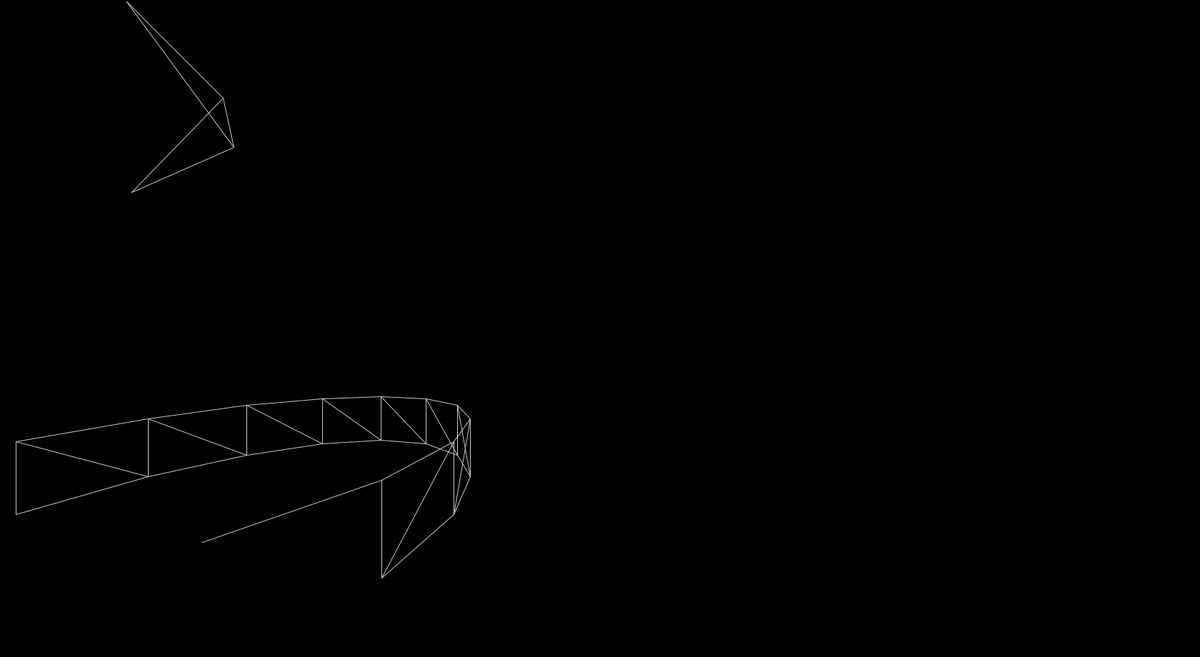
Frame 1 (no input)
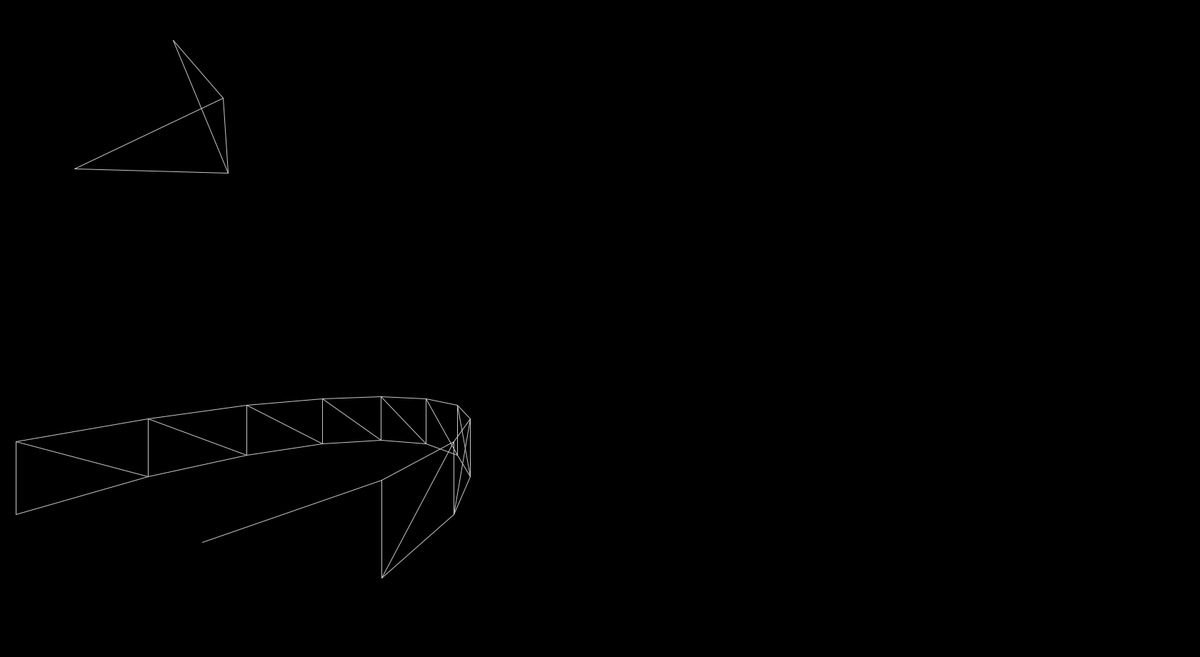
Frame 60 (the mouse pressed at the canvas centre just before this capture)
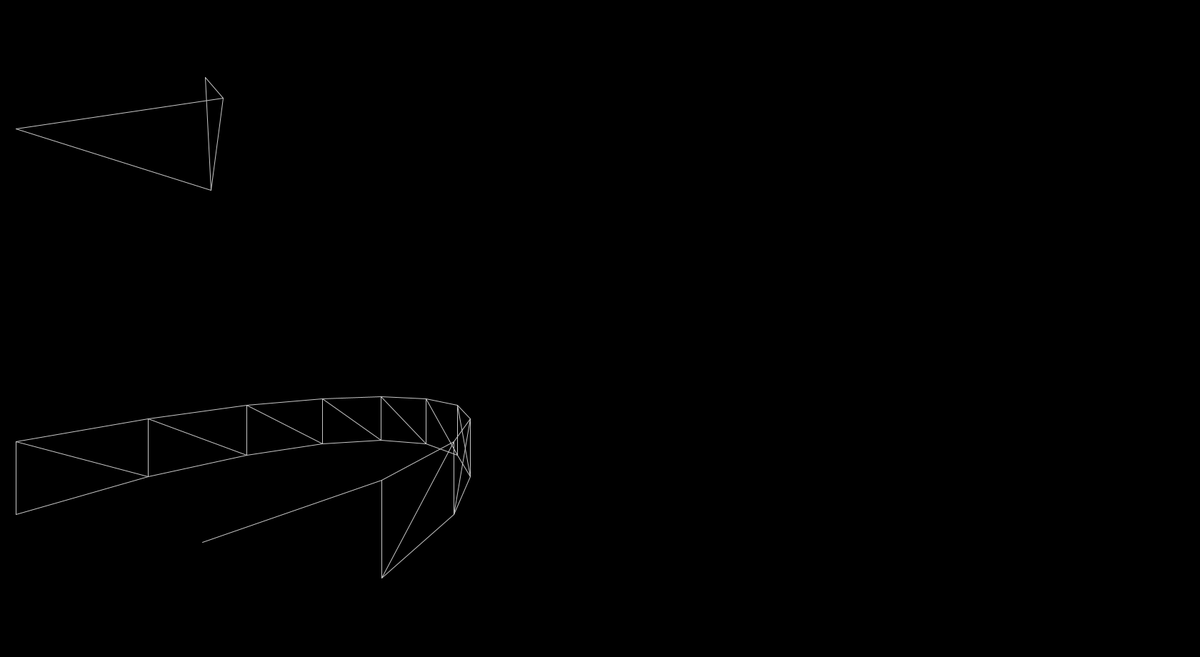
Frame 120 (the mouse held since frame 60 and released just before this capture)

The Processing sketch that drew these frames (run headless with seeded random() and noise(); from frame 60 on, the mouse is pressed at the canvas centre):

// Processing sketch: sketch_3D_objects
// ── sketch_3D_objects.pde


boolean[] keys = new boolean[127];
float time = 0;
float oldtime = 0;
float halfsecond = 0;

// Dice
float[] positionDice = {450.0, 150.0, 350.0};
float[] orientation = {1.0, 0.0, 0.0};
float[] orientation2 = {0.0, 1.0, 0.0};
float sideLength = 70.0;
int[][] linesDice = {{0, 6}, {0, 2}, {0, 5}, {7, 5}, {7, 2}, {7, 1}, {4, 6}, {4, 2}, {4, 1}, {3, 6}, {3, 1}, {3, 5}};

//Pyramid
float[] positionPyramid = {0.0, 499.0, 500.0};
//float[] orientation1 = {-1.0, 0.0, 0.0};
//float[] orientation2 = {1.0, 0.0, 0.0};
float toplength = 48; 
float sidelength = 100;
int[][] lines = {{1, 3}, {1, 0}, {1, 4}, {4, 0}, {3, 0}, {2, 4}, {2, 3}, {2, 0}};

float[] initialOrientation = {1.0, 0.0, 0.0};
float[] initialOrientation2 = {0.0, 1.0, 0.0};

float mouseXold = mouseX;
float mouseYold = mouseY;

float[] x = {1.0, 0.0, 0.0};
float[] y = {0.0, 1.0, 0.0};
float[] z = {0.0, 0.0, 1.0};

float fx = 200.0;
float fy = 200.0;
float cx = 0.0;
float cy = 0.0;
float s = 0.0;
float near = 2;
float far = 1000;
float aspect = 1280/720;

float[][] projectionMatrix = {{fx, s, cx}, {0.0, fy, cy}, {0.0, 0.0, 1.0}};
float[][] projectionMatrix2 = {{1/(aspect*tan(fx/2)), 0, 0, 0}, {0.0, 1/tan(fy/2), 0, 0}, {0.0, 0.0, (near+far)/(near-far), 2*near*far/(near-far)}, {0.0, 0.0, -1.0, 0}};
float[] cameraPosition = {500.0, 150.0, 255.0};
float[] cameraViewDirection = {0.0, 1.0, 0.0};
float[] cameraOrientation = {0.0, 0.0, -1.0};
//float[] cameraOrientation2 = crossProduct(cameraViewDirection, cameraOrientation);
float[] cameraOrientation2 = crossProduct(cameraOrientation, cameraViewDirection);
float[][] viewMatrix = {{cameraOrientation2[0], cameraOrientation2[1], cameraOrientation2[2]}, {cameraOrientation[0], cameraOrientation[1], cameraOrientation[2]}, {cameraViewDirection[0], cameraViewDirection[1], cameraViewDirection[2]} };

/*  0 - orthogonal projection
    1 - oblique parallell projection
    
    3 - Perspective projection
*/
int chooseProjection = 3;

float alpha = 3.1415926535 / 3;
float phi = 3.1415926535 / 2;
float speed = 5;  
float[] quaternion = {1, 0, 0, 0};
float[] quaternionDot = {1, 0, 0, 0};
float timestep = 0.02;

float step = 0.01;
float[] gravity = {0, 0, -2.0};

float mass = 1;
float rotorDistance = 1;
float[][] inertiaMatrix = {{1, 0, 0}, {0, 1, 0}, {0, 0, 1}}; 
float[] position = {0, 200, 20};
float[] velocity = {0, 0, 0};
float[] q = {1, 0, 0, 0};
float[] omega = {0, 0, 0};


float thrust1 = 0.0;
float thrust2 = 0.0;
float thrust3 = 0.0;
float thrust4 = 0.0;

boolean drawT1 = false;
boolean drawT2 = false;
boolean drawT3 = false;
boolean drawT4 = false;

float[] acceleration(){
  float[] acc = gravity;
  acc = vector3Addition(acc, rotateQ(q, new float[] {0, 0, (thrust1 + thrust2 + thrust3 + thrust4)/mass}));
  return acc;
}

float[] angularAcceleration(){
  float[] acc = {0.0, 0.0, 0.0};
  //float[] inputTorque = {rotorDistance*thrust2 - rotorDistance*thrust4, rotorDistance*thrust3 - rotorDistance*thrust1, thrust1 + thrust3 - thrust2 - thrust4};
  float[] inputTorque = {rotorDistance*thrust2 - rotorDistance*thrust4, rotorDistance*thrust3 - rotorDistance*thrust1, 0};
  //float[] inputTorque = {rotorDistance*thrust2 - rotorDistance*thrust4, rotorDistance*thrust3 - rotorDistance*thrust1, rotorDistance*thrust2 - rotorDistance*thrust4 + rotorDistance*thrust3 - rotorDistance*thrust1};
  acc = matrix3Vector3Product(invertMatrix3(inertiaMatrix), vector3Addition(inputTorque, scalar3Mult(-1, matrix3Vector3Product(matrix3Product(crossProductMatrix(omega), inertiaMatrix), omega))));
  //acc = matrix3Vector3Product(invertMatrix3(inertiaMatrix), vector3Addition(inputTorque, scalar3Mult(-1, matrix3Vector3Product(crossProductMatrix(omega), matrix3Vector3Product(inertiaMatrix, omega)))));
  //acc = matrix3Vector3Product(invertMatrix3(inertiaMatrix), vector3Addition(inputTorque, scalar3Mult(-0.5, omega)));
  return acc;
}

void setup () { 
  size(1680,920);
  background(255);
  println(q[0] + " : " + q[1] + " : " + q[2] + " : " + q[3]);
}

void draw (){
  //fill()
  background(0);
  stroke(200);
  
  oldtime = time;
  time = millis();
  halfsecond += time - oldtime;
  if(halfsecond > 500){/*
    float[] temp = rotateQ(q, new float[] {0, 0, 1});
    temp = normalize3(temp);
    println(q[0] + " : " + q[1] + " : " + q[2] + " : " + q[3]);
    println(temp[0] + " : " + temp[1] + " : " + temp[2]);*/
    println(cameraViewDirection[0] + " : " + cameraViewDirection[1] + " : " + cameraViewDirection[2]);
    halfsecond = 0;
  }
  
  handleKeys();
  
  //------------------------------------------------------------------------------------------
  //quad simulation part
  velocity = vector3Addition(velocity, scalar3Mult(step, acceleration()));
  position = vector3Addition(position, scalar3Mult(step, velocity));
  
  omega = vector3Addition(omega, scalar3Mult(step, angularAcceleration()));
  
  
  q = vector4Addition(q, scalar4Mult(0.5*timestep, quaternionProduct(q, new float[] {0, omega[0], omega[1], omega[2]})));
  q = normalize4(q);
  /*
  q = normalize4(quaternionProduct(q, makeQuaternion(step * length3(omega), normalize3(omega))));*/
  
  //quad simulation part end
  //------------------------------------------------------------------------------------------
  
  
  //method 1: q(k) = q(k-1) + h * q' ; does work
  quaternionDot = quaternionProduct(quaternion, new float[] {0, x[0], x[1], x[2]});
  quaternion = vector4Addition(quaternion, scalar4Mult(0.5*timestep, quaternionDot));
  quaternion = normalize4(quaternion);
  
  /*
  //method 2 (my method): q(k) = 
  quaternionDot = makeQuaternion(timestep * length3(x), normalize3(x));
  quaternion = normalize4(quaternionProduct(quaternion, quaternionDot));*/
  
  
  
  orientation = rotateQ(quaternion, initialOrientation);
  orientation2 = rotateQ(quaternion, initialOrientation2);
  
  printDice(orientation, orientation2, positionDice, sideLength, linesDice);
  printPyramid(orientation, orientation2, positionPyramid, sidelength, lines);
  printCylinder(new float[] {0.0,0.0,0.0});
  printCoordinateSystem();
  printQuadrotor(position, q);
}
 
void printDice(float[] orientation, float[] orientation2, float[] position, float sideLength, int[][] lines){ //position, orientation, sidelength
  float[][] vertices = {{0.0,0.0,0.0},{0.0,0.0,0.0},{0.0,0.0,0.0},{0.0,0.0,0.0},{0.0,0.0,0.0},{0.0,0.0,0.0},{0.0,0.0,0.0},{0.0,0.0,0.0}};
  //float[] helpvector = normalizee(rotatee(0.6154797087, crossProduct(position, orientation), orientation));
  float[] helpvector = normalize3(rotatee(0.9553166181, orientation2, orientation));
  
  vertices[0] = vector3Addition(position, scalar3Mult(sideLength, helpvector));
  vertices[1] = vector3Addition(position, scalar3Mult(-1.0 * sideLength, helpvector));
  
  helpvector = rotatee(1.570796327, orientation, helpvector);
  
  vertices[2] = vector3Addition(position, scalar3Mult(sideLength, helpvector));
  vertices[3] = vector3Addition(position, scalar3Mult(-1.0 * sideLength, helpvector));
  
  helpvector = rotatee(1.570796327, orientation, helpvector);
  
  vertices[4] = vector3Addition(position, scalar3Mult(sideLength, helpvector));
  vertices[5] = vector3Addition(position, scalar3Mult(-1.0 * sideLength, helpvector));
  
  helpvector = rotatee(1.570796327, orientation, helpvector);
  
  vertices[6] = vector3Addition(position, scalar3Mult(sideLength, helpvector));
  vertices[7] = vector3Addition(position, scalar3Mult(-1.0 * sideLength, helpvector));
  
  
  
  
  switch(chooseProjection){
    
  case 0:
      orthoProjection(vertices, 8, lines, 12);
    break;
  case 1:
    for (int i = 0; i < 8; ++i) {
      vertices[i] = matrix3Vector3Product(viewMatrix, vector3Addition(vertices[i], scalar3Mult(-1.0, cameraPosition)));
      vertices[i][0] = vertices[i][0] - vertices[i][2] * cos(phi) / tan(alpha);
      vertices[i][1] = vertices[i][1] - vertices[i][2] * sin(phi) / tan(alpha);
    }
    for (int i = 0; i < 12; ++i) {
      line(width/2 + vertices[lines[i][0]][0], height/2 + vertices[lines[i][0]][1], width/2 + vertices[lines[i][1]][0], height/2 + vertices[lines[i][1]][1]);
    }
    break;
  case 2:
    break;
    
  case 3:
    perspectiveProjection(vertices, 8, lines, 12);
    break;
  case 4:
    break;
  }
} 

void printPyramid(float[] orientation, float[] orientation2, float[] position, float sideLength, int[][] lines){
  float[][] vertices = {{0.0,0.0,0.0},{0.0,0.0,0.0},{0.0,0.0,0.0},{0.0,0.0,0.0},{0.0,0.0,0.0}};
  
  vertices[0] = vector3Addition(position, scalar3Mult(sideLength, orientation));
  vertices[1] = vector3Addition(position, scalar3Mult(sideLength, orientation2));
  vertices[2] = vector3Addition(position, scalar3Mult(-1.0 * sideLength, orientation2));
  
  orientation2 = rotatee(1.570796327, orientation, orientation2);
  
  vertices[3] = vector3Addition(position, scalar3Mult(sideLength, orientation2));
  vertices[4] = vector3Addition(position, scalar3Mult(-1.0 * sideLength, orientation2));
  
  
  switch(chooseProjection){
    
  case 0:
    orthoProjection(vertices, 5, lines, 8);
    break;
  case 1:
    for (int i = 0; i < 5; ++i) {
      vertices[i] = matrix3Vector3Product(viewMatrix, vector3Addition(vertices[i], scalar3Mult(-1.0, cameraPosition)));
      vertices[i][0] = vertices[i][0] - vertices[i][2] * cos(phi) / tan(alpha);
      vertices[i][1] = vertices[i][1] - vertices[i][2] * sin(phi) / tan(alpha);
    }
    for (int i = 0; i < 8; ++i) {
      if (vertices[lines[i][0]][2]>0 && vertices[lines[i][1]][2] > 0) {
        line(width/2 + vertices[lines[i][0]][0], height/2 + vertices[lines[i][0]][1], width/2 + vertices[lines[i][1]][0], height/2 + vertices[lines[i][1]][1]);
      }
    }
    break;
  case 2:
    break;
    
  case 3:
    perspectiveProjection(vertices, 5, lines, 8);
    break;
  case 4:
    break;
  }
}

void printCylinder(float[] position){
  float[][] vertices = {{0,0,0},{0,0,0},{0,0,0},{0,0,0},{0,0,0},{0,0,0},{0,0,0},{0,0,0},{0,0,0},{0,0,0},{0,0,0},{0,0,0},{0,0,0},{0,0,0},{0,0,0},{0,0,0},
                        {0,0,0},{0,0,0},{0,0,0},{0,0,0},{0,0,0},{0,0,0},{0,0,0},{0,0,0},{0,0,0},{0,0,0},{0,0,0},{0,0,0},{0,0,0},{0,0,0},{0,0,0},{0,0,0} };
  int[][] linesCy = {{ 0, 1},{ 1, 2},{ 2, 3},{ 3, 4},{ 4, 5},{ 5, 6},{ 6, 7},{ 7, 8},{ 8, 9},{ 9,10},{10,11},{11,12},{12,13},{13,14},{14,15},{15, 0},
                     {16,17},{17,18},{18,19},{19,20},{20,21},{21,22},{22,23},{23,24},{24,25},{25,26},{26,27},{27,28},{28,29},{29,30},{30,31},{31,16},
                     {16, 1},{17, 2},{18, 3},{19, 4},{20, 5},{21, 6},{22, 7},{23, 8},{24, 9},{25,10},{26,11},{27,12},{28,13},{29,14},{30,15},{31, 0},
                     {16, 0},{17, 1},{18, 2},{19, 3},{20, 4},{21, 5},{22, 6},{23, 7},{24, 8},{25, 9},{26,10},{27,11},{28,12},{29,13},{30,14},{31,15} };
                     
  for (int i = 0; i < 32; i++) {
    vertices[i][0] = 300*sin(2*3.1415926535*i/16);
    vertices[i][1] = 600 + 300*cos(2*3.1415926535*i/16);
    if (i < 16) {
      vertices[i][2] = 0;
    }else{
      vertices[i][2] = 100;
    }
  }
  
  switch(chooseProjection){
  case 0:
    orthoProjection(vertices, 32, linesCy, 64);
    break;
  case 1:
    for (int i = 0; i < 32; i++) {
      vertices[i] = matrix3Vector3Product(viewMatrix, vector3Addition(vertices[i], scalar3Mult(-1.0, cameraPosition)));
      vertices[i][0] = vertices[i][0] - vertices[i][2] * cos(phi) / tan(alpha);
      vertices[i][1] = vertices[i][1] - vertices[i][2] * sin(phi) / tan(alpha);
    }
    for (int i = 0; i < 64; i++) {
      if (vertices[linesCy[i][0]][2] > 0 && vertices[linesCy[i][1]][2] > 0) {
        line(width/2 + vertices[linesCy[i][0]][0], height/2 + vertices[linesCy[i][0]][1], width/2 + vertices[linesCy[i][1]][0], height/2 + vertices[linesCy[i][1]][1]);
      }
    }
    break;
  case 2:
    
    break;
  case 3:
    perspectiveProjection(vertices, 32, linesCy, 64);
    break;
  case 4:
    break;
  }
}

void printCoordinateSystem(){
  float[][] vertices = {{0, 0, 0}, {100, 0, 0}, {0, 100, 0}, {0, 0, 100}, };
  int[][] lines = {{0,1},{0,2},{0,3}};
  float[][] colorBuffer = {{255, 0, 0}, {0, 255, 0}, {0, 0, 255}};
  stroke(255,0,0);
  
  switch(chooseProjection){
  case 0:
    orthoProjection(vertices, 4, lines, 3);
    break;
  case 1:
    for (int i = 0; i < 3; i++) {
      vertices[i] = matrix3Vector3Product(viewMatrix, vector3Addition(vertices[i], scalar3Mult(-1.0, cameraPosition)));
      vertices[i][0] = vertices[i][0] - vertices[i][2] * cos(phi) / tan(alpha);
      vertices[i][1] = vertices[i][1] - vertices[i][2] * sin(phi) / tan(alpha);
    }
    for (int i = 0; i < 3; i++) {
      if (vertices[lines[i][0]][2] > 0 && vertices[lines[i][1]][2] > 0) {
        line(width/2 + vertices[lines[i][0]][0], height/2 + vertices[lines[i][0]][1], width/2 + vertices[lines[i][1]][0], height/2 + vertices[lines[i][1]][1]);
      }
    }
    break;
  case 2:
    
    break;
  case 3:
    //perspectiveProjection(vertices, 4, lines, 3);
    perspectiveProjectionWithColor(vertices, 4, lines, 3, colorBuffer);
    break;
  case 4:
    break;
   }
   stroke(0);
}

void printQuadrotor(float[] position, float[] quatern){
  float[][] vertices = {{0, 0, 0}, {100, 0, 0}, {0, 100, 0}, {-100, 0, 0}, {0, -100, 0}, {0, 0, 50}, {15*omega[0], 15*omega[1], 15*omega[2]}};
  int[][] lines = {{0,1},{0,2},{0,3},{0,4},{0,5},{0,6}};
  float[][] colorBuffer = {{255, 0, 0}, {255, 255, 255}, {255, 255, 255}, {255, 255, 255}, {0, 255, 0}, {0, 255, 255}};
  
  for (int i = 0; i < 7; i++) {
    vertices[i] = rotateQ(quatern, vertices[i]);
    vertices[i] = vector3Addition(position, vertices[i]);
  }
  
  float[][] t1 = {{100, 0, 0}, {100, 0, 20}};
  int[][] t1l = {{0, 1}};
  float[][] t2 = {{0, 100, 0}, {0, 100, 20}};
  int[][] t2l = {{0, 1}};
  float[][] t3 = {{-100, 0, 0}, {-100, 0, 20}};
  int[][] t3l = {{0, 1}};
  float[][] t4 = {{0, -100, 0}, {0, -100, 20}};
  int[][] t4l = {{0, 1}};
  
  t1[0] = rotateQ(quatern, t1[0]); t1[1] = rotateQ(quatern, t1[1]);
  t2[0] = rotateQ(quatern, t2[0]); t2[1] = rotateQ(quatern, t2[1]);
  t3[0] = rotateQ(quatern, t3[0]); t3[1] = rotateQ(quatern, t3[1]);
  t4[0] = rotateQ(quatern, t4[0]); t4[1] = rotateQ(quatern, t4[1]);
  
  t1[0] = vector3Addition(position, t1[0]); t1[1] = vector3Addition(position, t1[1]);
  t2[0] = vector3Addition(position, t2[0]); t2[1] = vector3Addition(position, t2[1]);
  t3[0] = vector3Addition(position, t3[0]); t3[1] = vector3Addition(position, t3[1]);
  t4[0] = vector3Addition(position, t4[0]); t4[1] = vector3Addition(position, t4[1]);
  
  switch(chooseProjection){
  case 0:
    orthoProjection(vertices, 3, lines, 3);
    break;
  case 1:
    for (int i = 0; i < 3; i++) {
      vertices[i] = matrix3Vector3Product(viewMatrix, vector3Addition(vertices[i], scalar3Mult(-1.0, cameraPosition)));
      vertices[i][0] = vertices[i][0] - vertices[i][2] * cos(phi) / tan(alpha);
      vertices[i][1] = vertices[i][1] - vertices[i][2] * sin(phi) / tan(alpha);
    }
    for (int i = 0; i < 3; i++) {
      if (vertices[lines[i][0]][2] > 0 && vertices[lines[i][1]][2] > 0) {
        line(width/2 + vertices[lines[i][0]][0], height/2 + vertices[lines[i][0]][1], width/2 + vertices[lines[i][1]][0], height/2 + vertices[lines[i][1]][1]);
      }
    }
    break;
  case 2:
    
    break;
  case 3:
    //perspectiveProjection(vertices, 6, lines, 3);
    perspectiveProjectionWithColor(vertices, 7, lines, 6, colorBuffer);
    if(drawT1){
      perspectiveProjection(t1, 2, t1l, 1);
    }
    if(drawT2){
      perspectiveProjection(t2, 2, t2l, 1);
    }
    if(drawT3){
      perspectiveProjection(t3, 2, t3l, 1);
    }
    if(drawT4){
      perspectiveProjection(t4, 2, t4l, 1);
    }
    break;
  case 4:
    break;
   }
   stroke(0);
}

void mouseClicked(){
  if (mouseButton == LEFT) {
    orientation = rotatee(0.1963495408 , y, orientation);
    orientation2 = rotatee(0.1963495408 , y, orientation2);
  }else{
    positionDice = rotatee(0.1963495408 , y, positionDice);
    print(positionDice[0]);
    print(" ");
    print(positionDice[1]);
    print(" ");
    println(positionDice[2]);
  }   
}

void mouseMoved(){
  float dx = mouseXold - mouseX;
  float dy = mouseYold - mouseY;
  /*
    orientation = rotatee(0.0163495408*dx, scalarMult(-1.0, y), orientation);
    orientation2 = rotatee(0.0163495408*dx, scalarMult(-1.0, y), orientation2);
  
    orientation = rotatee(0.0163495408*dy, scalarMult(-1.0, x), orientation);
    orientation2 = rotatee(0.0163495408*dy, scalarMult(-1.0, x), orientation2);
    */
    
    cameraViewDirection = rotatee(-0.0163495408*dx, cameraOrientation, cameraViewDirection);
    //cameraOrientation2 = crossProduct(cameraViewDirection, cameraOrientation);
    cameraOrientation2 = crossProduct(cameraOrientation, cameraViewDirection);
    
    cameraViewDirection = rotatee(0.0163495408*dy, cameraOrientation2, cameraViewDirection);
    cameraOrientation = rotatee(0.0163495408*dy, cameraOrientation2, cameraOrientation);
    
    viewMatrix[0][0] = cameraOrientation2[0]; viewMatrix[0][1] = cameraOrientation2[1]; viewMatrix[0][2] = cameraOrientation2[2]; 
    viewMatrix[1][0] = cameraOrientation[0]; viewMatrix[1][1] = cameraOrientation[1]; viewMatrix[1][2] = cameraOrientation[2]; 
    viewMatrix[2][0] = cameraViewDirection[0]; viewMatrix[2][1] = cameraViewDirection[1]; viewMatrix[2][2] = cameraViewDirection[2]; 
    
  mouseXold = mouseX;
  mouseYold = mouseY;
  
}

void keyPressed() {
  //println(int(key));
  if(key < 128){
    keys[key] = true;
  }else{
    println(key);
    println(15*omega[0], 15*omega[1], 15*omega[2]);
  }
}

void keyReleased(){
  if(key < 128){
    keys[key] = false;
  }
}

void handleKeys(){
  if (keys[32]) {
    speed = 25;
  }else{
    speed = 5;
  }
  if (keys[119]) { //w
    cameraPosition = vector3Addition(cameraPosition, scalar3Mult(speed, cameraViewDirection));
  }
  if (keys[115]) { //s
    cameraPosition = vector3Addition(cameraPosition, scalar3Mult(-speed, cameraViewDirection));
  }
  if (keys[97]) { //a
    cameraPosition = vector3Addition(cameraPosition, scalar3Mult(-speed, cameraOrientation2));
  }
  if (keys[100]) { //d
    cameraPosition = vector3Addition(cameraPosition, scalar3Mult(speed, cameraOrientation2));
  }
  
  if (keys[114]) { //r
    cameraPosition = vector3Addition(cameraPosition, scalar3Mult(-speed, cameraOrientation));
  }
  if (keys[102]) { //f
    cameraPosition = vector3Addition(cameraPosition, scalar3Mult(speed, cameraOrientation));
  }
  
  if (keys[113]) { //q
    cameraOrientation = rotatee(0.0163495408, cameraViewDirection, cameraOrientation);
  }
  if (keys[101]) { //e
    cameraOrientation = rotatee(-0.0163495408, cameraViewDirection, cameraOrientation);
  }
  
  if(keys[113] || keys[101]){
    //cameraOrientation2 = crossProduct(cameraViewDirection, cameraOrientation);
    cameraOrientation2 = crossProduct(cameraOrientation, cameraViewDirection);
  
    viewMatrix[0][0] = cameraOrientation2[0]; viewMatrix[0][1] = cameraOrientation2[1]; viewMatrix[0][2] = cameraOrientation2[2]; 
    viewMatrix[1][0] = cameraOrientation[0]; viewMatrix[1][1] = cameraOrientation[1]; viewMatrix[1][2] = cameraOrientation[2]; 
    viewMatrix[2][0] = cameraViewDirection[0]; viewMatrix[2][1] = cameraViewDirection[1]; viewMatrix[2][2] = cameraViewDirection[2];
  }
  
  if (keys[103]) { //g
    thrust1 = 10;
    drawT1 = true;
  }else{
    thrust1 = 0;
    drawT1 = false;
  }
  if (keys[98]) { //b
    thrust3 = 10;
    drawT3 = true;
  }else{
    thrust3 = 0;
    drawT3 = false;
  }
  
  if (keys[104]) { //h
    thrust2 = 10;
    drawT2 = true;
  }else{
    thrust2 = 0;
    drawT2 = false;
  }
  if (keys[110]) { //n
    thrust4 = 10;
    drawT4 = true;
  }else{
    thrust4 = 0;
    drawT4 = false;
  }
}

void orthoProjection(float[][] verts, int vertNumber, int[][] indices, int indexNumber){
  float xmin = -600;
  float ymin = -600;
  //float zmin = -10000;
  float xmax = -xmin;
  float ymax = -ymin;
  float zmax = 2000;
  
  for(int i = 0; i < vertNumber; i++){
    verts[i] = matrix3Vector3Product(viewMatrix, vector3Addition(verts[i], scalar3Mult(-1.0, cameraPosition)));
    //verts[i] = matrixVectorProduct(projectionMatrix, verts[i]);
    verts[i][0] = verts[i][0]/xmax; 
    verts[i][1] = verts[i][1]/ymax;
    verts[i][2] = verts[i][2]/zmax;
  }
  
  for (int i = 0; i < indexNumber; i++) {
    if( //checks if both vertices connected by a line are inside the clip-volume
    ( (verts[indices[i][0]][0] < 1 && verts[indices[i][0]][0] > -1) &&
      (verts[indices[i][0]][1] < 1 && verts[indices[i][0]][1] > -1) &&
      (verts[indices[i][0]][2] < 1 && verts[indices[i][0]][2] > 0)   ) &&
    ( (verts[indices[i][1]][0] < 1 && verts[indices[i][1]][0] > -1) &&
      (verts[indices[i][1]][1] < 1 && verts[indices[i][1]][1] > -1) &&
      (verts[indices[i][1]][2] < 1 && verts[indices[i][1]][2] > 0)   )  ){
      line(width/2 + width/2*verts[indices[i][0]][0], height/2 + height/2*verts[indices[i][0]][1], width/2 + width/2*verts[indices[i][1]][0], height/2 + height/2*verts[indices[i][1]][1]);
      //line(width/2 + verts[indices[i][0]][0] / log(verts[indices[i][0]][2]), height/2 + verts[indices[i][0]][1] / log(verts[indices[i][0]][2]), width/2 + verts[indices[i][1]][0] / log(verts[indices[i][1]][2]), height/2 + verts[indices[i][1]][1] / log(verts[indices[i][1]][2]));
    }
    //line(width/2 + verts[indices[i][0]][0] / log(verts[indices[i][0]][2]), height/2 + verts[indices[i][0]][1] / log(verts[indices[i][0]][2]), width/2 + verts[indices[i][1]][0] / log(verts[indices[i][1]][2]), height/2 + verts[indices[i][1]][1] / log(verts[indices[i][1]][2]));
  }
}

void obliqueParallellProjection(){
  
}

void perspectiveProjection(float[][] verts, int vertNumber, int[][] indices, int indexNumber){
  float xmin = -1.0*float(width)/height;
  float ymin = -1;
  float zNearClip = 1;
  float xmax = -xmin;
  float ymax = -ymin;
  float zFarClip = 6000;
  
  for(int i = 0; i < vertNumber; i++){
    verts[i] = matrix3Vector3Product(viewMatrix, vector3Addition(verts[i], scalar3Mult(-1.0, cameraPosition)));
    if (verts[i][2] > zNearClip && verts[i][2] < zFarClip) {
      verts[i][0] = verts[i][0]/verts[i][2] * zNearClip / xmax;
      verts[i][1] = verts[i][1]/verts[i][2] * zNearClip / ymax;
      verts[i][2] = zNearClip;
    }
  }
  
  for (int i = 0; i < indexNumber; i++) {
    if( //checks if both vertices connected by a line are inside the clip-volume
    ( (verts[indices[i][0]][0] < 1 && verts[indices[i][0]][0] > -1) &&
      (verts[indices[i][0]][1] < 1 && verts[indices[i][0]][1] > -1) &&
      (verts[indices[i][0]][2] == zNearClip )   ) &&
    ( (verts[indices[i][1]][0] < 1 && verts[indices[i][1]][0] > -1) &&
      (verts[indices[i][1]][1] < 1 && verts[indices[i][1]][1] > -1) &&
      (verts[indices[i][1]][2] == zNearClip )   )  ){
      line(width/2 + width/2*verts[indices[i][0]][0], height/2 + height/2*verts[indices[i][0]][1], width/2 + width/2*verts[indices[i][1]][0], height/2 + height/2*verts[indices[i][1]][1]);
    }
    //line(width/2 + verts[indices[i][0]][0] / log(verts[indices[i][0]][2]), height/2 + verts[indices[i][0]][1] / log(verts[indices[i][0]][2]), width/2 + verts[indices[i][1]][0] / log(verts[indices[i][1]][2]), height/2 + verts[indices[i][1]][1] / log(verts[indices[i][1]][2]));
  }
}

void perspectiveProjectionWithColor(float[][] verts, int vertNumber, int[][] indices, int indexNumber, float[][] colorBuffer){
  float xmin = -1.0*float(width)/height;
  float ymin = -1;
  float zNearClip = 1;
  float xmax = -xmin;
  float ymax = -ymin;
  float zFarClip = 2000;
  
  for(int i = 0; i < vertNumber; i++){
    verts[i] = matrix3Vector3Product(viewMatrix, vector3Addition(verts[i], scalar3Mult(-1.0, cameraPosition)));
    if (verts[i][2] > zNearClip && verts[i][2] < zFarClip) {
      verts[i][0] = verts[i][0]/verts[i][2] * zNearClip / xmax;
      verts[i][1] = verts[i][1]/verts[i][2] * zNearClip / ymax;
      verts[i][2] = zNearClip;
    }
  }
  
  for (int i = 0; i < indexNumber; i++) {
    if( //checks if both vertices connected by a line are inside the clip-volume
    ( (verts[indices[i][0]][0] < 1 && verts[indices[i][0]][0] > -1) &&
      (verts[indices[i][0]][1] < 1 && verts[indices[i][0]][1] > -1) &&
      (verts[indices[i][0]][2] == zNearClip )   ) &&
    ( (verts[indices[i][1]][0] < 1 && verts[indices[i][1]][0] > -1) &&
      (verts[indices[i][1]][1] < 1 && verts[indices[i][1]][1] > -1) &&
      (verts[indices[i][1]][2] == zNearClip )   )  ){
      stroke(colorBuffer[i][0], colorBuffer[i][1], colorBuffer[i][2]);
      line(width/2 + width/2*verts[indices[i][0]][0], height/2 + height/2*verts[indices[i][0]][1], width/2 + width/2*verts[indices[i][1]][0], height/2 + height/2*verts[indices[i][1]][1]);
    }
    //line(width/2 + verts[indices[i][0]][0] / log(verts[indices[i][0]][2]), height/2 + verts[indices[i][0]][1] / log(verts[indices[i][0]][2]), width/2 + verts[indices[i][1]][0] / log(verts[indices[i][1]][2]), height/2 + verts[indices[i][1]][1] / log(verts[indices[i][1]][2]));
  }
}
// ── functions.pde

float[] vector3Addition(float[] v1, float[] v2){
  float[] r = {v1[0] + v2[0], v1[1] + v2[1], v1[2] + v2[2]};
  return r;
}

float[] vector4Addition(float[] v1, float[] v2){
  float[] r = {v1[0] + v2[0], v1[1] + v2[1], v1[2] + v2[2], v1[3] + v2[3]};
  return r;
}

float length3(float[] vector){
  float l = sqrt(vector[0] * vector[0] + vector[1] * vector[1] + vector[2] * vector[2]);
  if (l == 0.0) { 
    return 1.0;
  }else{
    return l;
  }
}

float length4(float[] vector){
  return sqrt(vector[0] * vector[0] + vector[1] * vector[1] + vector[2] * vector[2] + vector[3] * vector[3]);
}

float[] normalize3(float[] vector){
  float lengthh = length3(vector);
  if (lengthh == 0.0) {
    float[] out = {0.0, 0.0, 0.0};
    return out;
  }else{
    float[] out = {vector[0] / lengthh, vector[1] / lengthh, vector[2] / lengthh};
    return out;
  }
}

float[] normalize4(float[] vector){
  float lengthh = length4(vector);
  if (lengthh == 0.0) {
    float[] out = {0.0, 0.0, 0.0, 0.0};
    return out;
  }else{
    float[] out = {vector[0] / lengthh, vector[1] / lengthh, vector[2] / lengthh, vector[3] / lengthh};
    return out;
  }
}


float[] crossProduct(float[] v1, float[] v2){
  float[] returnV = {v1[1]*v2[2] - v1[2]*v2[1], v1[2]*v2[0] - v1[0]*v2[2], v1[0]*v2[1] - v1[1]*v2[0]};
  return returnV;
}

float scalar3Product(float[] v1, float[] v2){
  return v1[0]*v2[0] + v1[1]*v2[1] + v1[2]*v2[2];
}

float scalar4Product(float[] v1, float[] v2){
  return v1[0]*v2[0] + v1[1]*v2[1] + v1[2]*v2[2] + v1[3]*v2[3];
}

float[] scalar3Mult(float a, float[] v){
  float[] r = {a*v[0], a*v[1], a*v[2]};
  return r;
}

float[] scalar4Mult(float a, float[] v){
  float[] r = {a*v[0], a*v[1], a*v[2], a*v[3]};
  return r;
}

float[] matrix3Vector3Product(float[][] m, float[] v){
  float[] r = {m[0][0]*v[0] + m[0][1] * v[1] + m[0][2] * v[2], m[1][0]*v[0] + m[1][1] * v[1] + m[1][2] * v[2], m[2][0]*v[0] + m[2][1] * v[1] + m[2][2] * v[2]};
  return r;
}

float[] matrix4Vector3Product(float[][] m, float[] v){
  float s = m[3][0]*v[0] + m[3][1] * v[1] + m[3][2] * v[2] + m[3][3];
  float[] r = { (m[0][0]*v[0] + m[0][1] * v[1] + m[0][2] * v[2] + m[0][3])/s,
                (m[1][0]*v[0] + m[1][1] * v[1] + m[1][2] * v[2] + m[1][3])/s,
                (m[2][0]*v[0] + m[2][1] * v[1] + m[2][2] * v[2] + m[2][3])/s };
  return r;
}

float[] matrix4Vector4Product(float[][] m, float[] v){
  float[] r = { (m[0][0] * v[0] + m[0][1] * v[1] + m[0][2] * v[2] + m[0][3] * v[3]),
                (m[1][0] * v[0] + m[1][1] * v[1] + m[1][2] * v[2] + m[1][3] * v[3]),
                (m[2][0] * v[0] + m[2][1] * v[1] + m[2][2] * v[2] + m[2][3] * v[3]),
                (m[3][0] * v[0] + m[3][1] * v[1] + m[3][2] * v[2] + m[3][3] * v[3]), };
  return r;
}

float[][] matrix3Product(float[][] mat1, float[][] mat2){
  float[][] matOut = new float[3][3];
  for(int i = 0; i < 3; i++){
    for(int j = 0; j < 3; j++){
      matOut[i][j] = mat1[i][0] * mat2[0][j] + mat1[i][1] * mat2[1][j] + mat1[i][2] * mat2[2][j];
    }
  }
  return matOut;
}

float[][] crossProductMatrix(float[] vec){
  float[][] matOut = new float[3][3];
  matOut[0][0] = matOut[1][1] = matOut[2][2] = 0;
  matOut[0][1] = -vec[2];
  matOut[0][2] = vec[1];
  matOut[1][2] = -vec[0];
  matOut[1][0] = vec[2];
  matOut[2][0] = -vec[1];
  matOut[2][1] = vec[0];
  return matOut;
}

float determinant3(float[][] mat){
  float det = mat[0][0] * (mat[1][1]*mat[2][2] - mat[1][2]*mat[2][1]) - mat[0][1] * (mat[1][0]*mat[2][2] - mat[1][2]*mat[2][0]) + mat[0][2]*(mat[1][0]*mat[2][1] - mat[1][1]*mat[2][0]);
  return det;
}

float[][] invertMatrix3(float[][] mat){
  float[][] out = new float[3][3];
  float det = determinant3(mat);
  
  out[0][0] = (mat[1][1] * mat[2][2] - mat[1][2] * mat[2][1]) / det;
  out[0][1] = (mat[0][2] * mat[2][1] - mat[0][1] * mat[2][2]) / det;
  out[0][2] = (mat[0][1] * mat[1][2] - mat[0][2] * mat[1][1]) / det;
  
  out[1][0] = (mat[1][2] * mat[2][0] - mat[1][0] * mat[2][2]) / det;
  out[1][1] = (mat[0][0] * mat[2][2] - mat[0][2] * mat[2][0]) / det;
  out[1][2] = (mat[0][2] * mat[1][0] - mat[0][0] * mat[1][2]) / det;
  
  out[2][0] = (mat[1][0] * mat[2][1] - mat[1][1] * mat[2][0]) / det;
  out[2][1] = (mat[0][1] * mat[2][0] - mat[0][0] * mat[2][1]) / det;
  out[2][2] = (mat[0][0] * mat[1][1] - mat[0][1] * mat[1][0]) / det;
  
  return out;
}

float[][] makeRotationMatrix(float angle, float[] vector){
  float[] directionVector = normalize3(vector);
  float[][] rotationMatrix = {{0.0, 0.0, 0.0}, {0.0, 0.0, 0.0}, {0.0, 0.0, 0.0}};
  rotationMatrix[0][0] = pow(cos(angle/2),2) + pow(sin(angle/2),2) * (pow(directionVector[0], 2) - pow(directionVector[1], 2) - pow(directionVector[2], 2));
  rotationMatrix[1][1] = pow(cos(angle/2),2) + pow(sin(angle/2),2) * (-pow(directionVector[0], 2) + pow(directionVector[1], 2) - pow(directionVector[2], 2));
  rotationMatrix[2][2] = pow(cos(angle/2),2) + pow(sin(angle/2),2) * (-pow(directionVector[0], 2) - pow(directionVector[1], 2) + pow(directionVector[2], 2));
  
  rotationMatrix[0][1] = 2 * directionVector[0] * directionVector[1] * pow(sin(angle/2), 2) - 2 * directionVector[2] * cos(angle/2) * sin(angle/2);
  rotationMatrix[0][2] = 2 * directionVector[0] * directionVector[2] * pow(sin(angle/2), 2) + 2 * directionVector[1] * cos(angle/2) * sin(angle/2);
  rotationMatrix[1][2] = 2 * directionVector[1] * directionVector[2] * pow(sin(angle/2), 2) - 2 * directionVector[0] * cos(angle/2) * sin(angle/2);
  
  rotationMatrix[1][0] = 2 * directionVector[0] * directionVector[1] * pow(sin(angle/2), 2) + 2 * directionVector[2] * cos(angle/2) * sin(angle/2);
  rotationMatrix[2][0] = 2 * directionVector[0] * directionVector[2] * pow(sin(angle/2), 2) - 2 * directionVector[1] * cos(angle/2) * sin(angle/2);
  rotationMatrix[2][1] = 2 * directionVector[1] * directionVector[2] * pow(sin(angle/2), 2) + 2 * directionVector[0] * cos(angle/2) * sin(angle/2);

  return rotationMatrix;
}

float[] rotatee(float angle, float[] rotateAround, float[] vector){
  float[] returnVector = matrix3Vector3Product(makeRotationMatrix(angle, rotateAround), vector);
  return returnVector;
}


float[] makeQuaternion(float angle, float[] vector){
  float[] axis = normalize3(vector);
  float[] q = {cos(angle/2), axis[0] * sin(angle/2), axis[1] * sin(angle/2), axis[2] * sin(angle/2)};
  return q;
}

float[] quaternionProduct(float[] q1, float[] q2){
  float[] returnQ = {0.0, 0.0, 0.0, 0.0};
  returnQ[0] = q1[0] * q2[0] - q1[1] * q2[1] - q1[2] * q2[2] - q1[3] * q2[3]; 
  returnQ[1] = q1[0] * q2[1] + q1[1] * q2[0] + q1[2] * q2[3] - q1[3] * q2[2];
  returnQ[2] = q1[0] * q2[2] + q1[2] * q2[0] + q1[3] * q2[1] - q1[1] * q2[3];
  returnQ[3] = q1[0] * q2[3] + q1[3] * q2[0] + q1[1] * q2[2] - q1[2] * q2[1];
  return returnQ;
  
}

float[] invertQuaternion(float[] q){
  float[] outq = {q[0], -q[1], -q[2], -q[3]};
  return outq;
  
}

float[] rotateQ(float[] quaternion, float[] vector){
  float[] augmented = {0.0, vector[0], vector[1], vector[2]};
  augmented = quaternionProduct(quaternion, augmented);
  augmented = quaternionProduct(augmented, invertQuaternion(quaternion));
  float[] deAugmented = {augmented[1], augmented[2], augmented[3]};
  return deAugmented;
}
